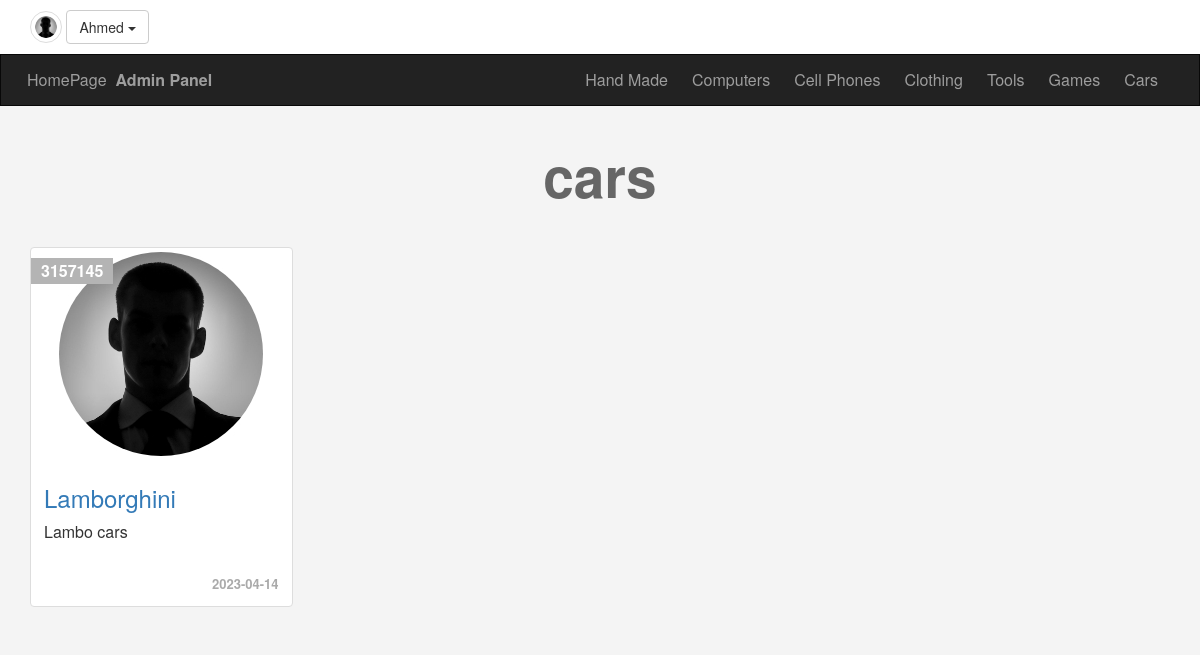
The page /tags.php?name=cars (signed in) on the database its author committed.
### tables this page shows
CREATE TABLE `categories` (
  `ID` int NOT NULL,
  `Name` varchar(255) NOT NULL,
  `Description` text NOT NULL,
  `parent` int NOT NULL,
  `Ordering` int DEFAULT NULL,
  `Visibility` tinyint NOT NULL DEFAULT '0',
  `Allow_Comment` tinyint NOT NULL DEFAULT '0',
  `Allow_Ads` tinyint NOT NULL DEFAULT '0'
);

CREATE TABLE `items` (
  `Item_ID` int NOT NULL,
  `Name` varchar(255) NOT NULL,
  `Description` text NOT NULL,
  `Price` varchar(255) NOT NULL,
  `Add_Date` date NOT NULL,
  `Country_Made` varchar(255) NOT NULL,
  `Image` varchar(255) DEFAULT NULL,
  `Status` varchar(255) NOT NULL,
  `Rating` smallint DEFAULT NULL,
  `Approve` tinyint NOT NULL DEFAULT '0',
  `Cat_ID` int NOT NULL,
  `Member_ID` int NOT NULL,
  `tags` varchar(255) NOT NULL
);

### init.php (called while the page is built, shortened)
<?php
include 'admin/connect.php';
$sessionUser = '';
if (isset($_SESSION['user'])) {
    $sessionUser = $_SESSION['user'];
}
$tpl  = 'includes/templates/';
$func = 'includes/functions/';
$css  = 'layout/css/';
include $func . 'functions.php';
include $tpl  . 'header.php';

### includes/functions/functions.php (called while the page is built, shortened)
<?php
function getAllFrom($field, $table, $orderField, $where = NULL, $and = NULL, $ordering = 'DESC') {
    global $con;
    $getAll = $con->prepare("SELECT $field FROM $table $where $and ORDER BY $orderField $ordering");
    $getAll->execute();
    $all = $getAll->fetchAll();
    return $all;
}

### tags.php (the view, shortened to what this page needs)
<?php
include 'init.php';
?>
    <div class="container">
        <div class="row">
<?php
            if (isset($_GET['name'])) {
                $tag = $_GET['name'];
                echo '<h1 class="text-center">' . $tag . '</h1>';
                $tagItems = getAllFrom('*', '`items`', '`Item_ID`', "WHERE `tags` like " . "\"%$tag%\"", ' AND `Approve` = 1');
                foreach ($tagItems as $item) {
                    echo '<div class="col-sm-6 col-md-3">';
                        echo '<div class="thumbnail item-box">';
                            echo '<span class="price-tag">' . $item['Price'] . '</span>';
                            echo '<img class="img-responsive" src="img.jpg" alt="random image">';
                            echo '<div class="caption">';
                                echo '<h3><a href="items.php?itemid=' . $item['Item_ID'] . '">' . $item['Name'] . '</a></h3>';
                                echo '<p>' . $item['Description'] . '</p>';
                                echo '<div class="date">' . $item['Add_Date'] . '</div>';
                            echo '</div>';
                        echo '</div>';
                    echo '</div>';
                }
            } else {
                echo 'You must specify Tag name';
            }
?>
        </div>
    </div>
<?php
    include $tpl . 'footer.php';
?>

### includes/templates/header.php (shortened to what this page needs)
<!DOCTYPE html>
<html>
    <head>
        <link rel="stylesheet" href="<?php echo $css; ?>bootstrap.min.css">
        <link rel="stylesheet" href="<?php echo $css; ?>font-awesome.min.css">
        <link rel="stylesheet" href="<?php echo $css; ?>jquery-ui.min.css">
        <link rel="stylesheet" href="<?php echo $css; ?>jquery.selectBoxIt.css">
        <link rel="stylesheet" href="<?php echo $css; ?>front.css">
    </head>
    <body>
        <div class="upper-bar">
            <div class="container">
<?php
                if (isset($_SESSION['user'])) {
?>
                    <img class="my-image img-thumbnail img-circle" src="img.jpg" alt="random image">
                    <div class="btn-group my-info text-right">
                        <span class="btn btn-default dropdown-toggle" data-toggle="dropdown">
                            <?php echo ucfirst($sessionUser) ?>
                            <span class="caret"></span>
                        </span>
                    </div>
<?php
                } else {
?>
                    <a href="login.php"><span class="pull-right">Login/SignUp</span></a>
<?php
                }
?>
            </div>
        </div>
        <nav class="navbar navbar-inverse">
            <div class="container">
                <div class="navbar-header">
                    <a class="navbar-brand" href="index.php">HomePage</a>
                    <a class="navbar-brand" href="admin/index.php"><b>Admin Panel</b></a>
                </div>
                <div class="collapse navbar-collapse" id="app-nav">
                <ul class="nav navbar-nav navbar-right">
<?php
                        $allCats = getAllFrom('*', '`categories`', '`ID`', 'WHERE `parent` = 0', '', 'ASC');
                        foreach ($allCats as $cat) {
                            echo '<li><a href="categories.php?pageid='. $cat['ID'] . '">' . $cat['Name'] . '</a></li>';
                        }
?>
                </ul>
                </div>
            </div>
        </nav>

### layout/css/front.css (style rules this page uses)
body { background-color: #f4f4f4; font-size: 16px }
h1 { font-size: 55px; margin: 40px 0; font-weight: bold; color: #666 }
.navbar { border-radius: 0; margin-bottom: 0 }
.nav>li>a, .navbar-brand { padding: 15px 12px }
.navbar-brand { font-size: 1em }
.upper-bar { padding: 10px; background-color: #fff }
.my-image { width: 32px; height: 32px }
.item-box { position: relative }
.item-box .price-tag { background-color: #b4b4b4; padding: 2px 10px; position: absolute; left: 0; top: 10px; font-weight: bold; color: #fff }
.item-box .caption p { height: 44px; max-height: 44px }
.thumbnail .date { text-align: right; font-size: 13px; color: #aaa; font-weight: bold }

### rows shown on the page
categories: Name "Hand Made"
categories: Name "Computers"
categories: Name "Cell Phones"
categories: Name "Clothing"
categories: Name "Tools"
categories: Name "Games"
categories: Name "Cars"
items: Price "3157145", Name "Lamborghini", Description "Lambo cars", Add_Date "2023-04-14"

### other values the page prints
$sessionUser "Ahmed"
$tag "cars"
